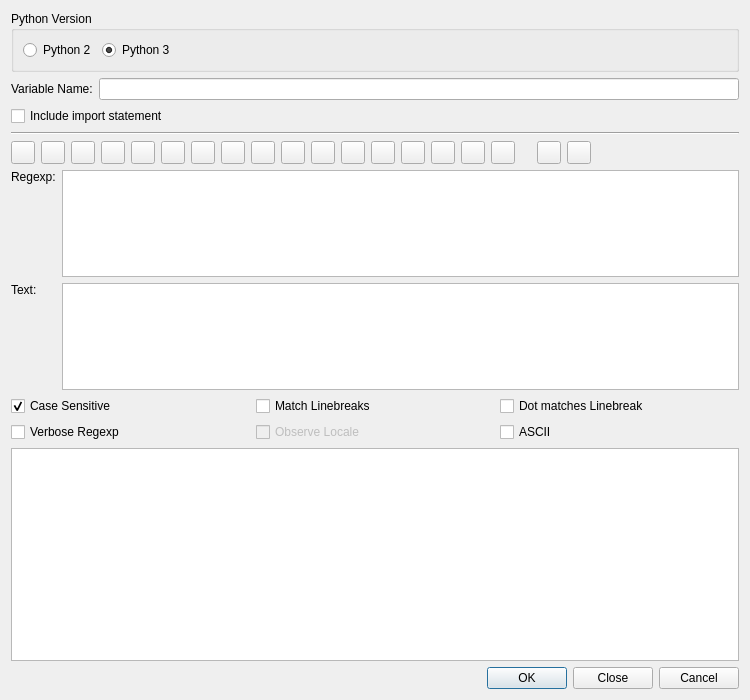
<?xml version="1.0" encoding="UTF-8"?>
<ui version="4.0">
 <class>PyRegExpWizardDialog</class>
 <widget class="QWidget" name="PyRegExpWizardDialog">
  <property name="geometry">
   <rect>
    <x>0</x>
    <y>0</y>
    <width>750</width>
    <height>700</height>
   </rect>
  </property>
  <property name="windowTitle">
   <string>Python re Wizard</string>
  </property>
  <property name="sizeGripEnabled" stdset="0">
   <bool>true</bool>
  </property>
  <layout class="QVBoxLayout" name="verticalLayout">
   <item>
    <widget class="QGroupBox" name="versionGroup">
     <property name="title">
      <string>Python Version</string>
     </property>
     <layout class="QHBoxLayout" name="horizontalLayout">
      <item>
       <widget class="QRadioButton" name="py2Button">
        <property name="statusTip">
         <string/>
        </property>
        <property name="text">
         <string>Python 2</string>
        </property>
        <property name="checked">
         <bool>false</bool>
        </property>
       </widget>
      </item>
      <item>
       <widget class="QRadioButton" name="py3Button">
        <property name="text">
         <string>Python 3</string>
        </property>
        <property name="checked">
         <bool>true</bool>
        </property>
       </widget>
      </item>
      <item>
       <spacer name="horizontalSpacer">
        <property name="orientation">
         <enum>Qt::Horizontal</enum>
        </property>
        <property name="sizeHint" stdset="0">
         <size>
          <width>535</width>
          <height>20</height>
         </size>
        </property>
       </spacer>
      </item>
     </layout>
    </widget>
   </item>
   <item>
    <layout class="QHBoxLayout">
     <item>
      <widget class="QLabel" name="variableLabel">
       <property name="text">
        <string>Variable Name:</string>
       </property>
      </widget>
     </item>
     <item>
      <widget class="QLineEdit" name="variableLineEdit"/>
     </item>
    </layout>
   </item>
   <item>
    <widget class="QCheckBox" name="importCheckBox">
     <property name="text">
      <string>Include import statement</string>
     </property>
    </widget>
   </item>
   <item>
    <widget class="Line" name="variableLine">
     <property name="frameShape">
      <enum>QFrame::HLine</enum>
     </property>
     <property name="frameShadow">
      <enum>QFrame::Sunken</enum>
     </property>
     <property name="orientation">
      <enum>Qt::Horizontal</enum>
     </property>
    </widget>
   </item>
   <item>
    <layout class="QHBoxLayout">
     <item>
      <widget class="QToolButton" name="commentButton">
       <property name="toolTip">
        <string>&lt;b&gt;Comment: (?#)&lt;/b&gt;
&lt;p&gt;Insert some comment inside your regexp.&lt;/p&gt;</string>
       </property>
       <property name="whatsThis">
        <string>&lt;b&gt;Comment: (?#)&lt;/b&gt;
&lt;p&gt;Insert some comment inside your regexp.The regex engine ignores everything after the (?# until the first closing round bracket. 
The following example could clarify the regexp which match a valid date: &lt;/p&gt;
&lt;p&gt;(?#year)(19|20)\d\d[- /.](?#month)(0[1-9]|1[012])[- /.](?#day)(0[1-9]|[12][0-9]|3[01])&lt;/p&gt;</string>
       </property>
      </widget>
     </item>
     <item>
      <widget class="QToolButton" name="charButton">
       <property name="toolTip">
        <string>&lt;b&gt;Single character of a range (e.g. [abcd])&lt;/b&gt;&lt;p&gt;Select a single character of a range via a specific dialog.&lt;/p&gt;</string>
       </property>
       <property name="whatsThis">
        <string>&lt;b&gt;Single character of a range (e.g. [abcd])&lt;/b&gt;&lt;p&gt;Select a single character of a range via a specific dialog. This dialog will help to edit the range of characters and add some specific conditions.&lt;/p&gt;s</string>
       </property>
      </widget>
     </item>
     <item>
      <widget class="QToolButton" name="anycharButton">
       <property name="toolTip">
        <string>&lt;b&gt;Any character: '.'&lt;/b&gt;
&lt;p&gt;Select to insert a dot (.) in your regexp.&lt;/p&gt;</string>
       </property>
       <property name="whatsThis">
        <string>&lt;b&gt;Any character: '.'&lt;/b&gt;
&lt;p&gt;Select to insert a dot (.) in your regexp. The dot matches a single character, except line break characters (by default). 
E.g. 'gr.y' matches 'gray', 'grey', 'gr%y', etc. Use the dot sparingly. Often, a character class or negated
character class is faster and more precise.&lt;/p&gt;</string>
       </property>
      </widget>
     </item>
     <item>
      <widget class="QToolButton" name="repeatButton">
       <property name="toolTip">
        <string>&lt;b&gt;Repeat contents&lt;/b&gt;
&lt;p&gt;Select a repetition condition via a specific dialog. This dialog will help to specify the allowed range for repetitions.&lt;/p&gt;</string>
       </property>
       <property name="whatsThis">
        <string>&lt;b&gt;Repeat contents&lt;/b&gt;
&lt;p&gt;Select a repetition condition via a specific dialog. This dialog will help to specify the allowed range for repetitions.&lt;/p&gt;</string>
       </property>
      </widget>
     </item>
     <item>
      <widget class="QToolButton" name="nonGroupButton">
       <property name="toolTip">
        <string>&lt;b&gt;Non capturing parentheses: (?:)&lt;/b&gt;
&lt;p&gt;Select to insert some non capturing brackets.&lt;/p&gt;</string>
       </property>
       <property name="whatsThis">
        <string>&lt;b&gt;Non capturing parentheses: (?:)&lt;/b&gt;
&lt;p&gt;Select to insert some non capturing brackets. It can be used to apply a regexp quantifier (eg. '?' or '+') to the entire
group of characters inside the brakets. E.g. the regex 'Set(?:Value)?' matches 'Set' or 'SetValue'. The '?:' inside the brakets
means that the content of the match (called the backreference) is not stored for further use.&lt;/p&gt;</string>
       </property>
      </widget>
     </item>
     <item>
      <widget class="QToolButton" name="groupButton">
       <property name="toolTip">
        <string>&lt;b&gt;Group: ()&lt;/b&gt;
&lt;p&gt;Select to insert some capturing brackets.&lt;/p&gt;</string>
       </property>
       <property name="whatsThis">
        <string>&lt;b&gt;Group: ()&lt;/b&gt;
&lt;p&gt;Select to insert some capturing brackets. They can be used to apply a regexp quantifier (e.g. '?' or '+') to the entire group of 
characters inside the brakets. E.g. the regex 'Set(Value)?' matches 'Set' or 'SetValue'. Contrary to non-capturing parentheses, 
the backreference matched inside the brakets is stored for further use (i.e. 'Value' in the second example above). 
One can access the backereference with the '\1' expression. &lt;/p&gt;
&lt;p&gt;E.g. '([a-c])x\1x\1' will match 'axaxa', 'bxbxb' and 'cxcxc'.&lt;/p&gt;</string>
       </property>
      </widget>
     </item>
     <item>
      <widget class="QToolButton" name="namedGroupButton">
       <property name="toolTip">
        <string>&lt;b&gt;Named group: (?P&amp;lt;&lt;i&gt;groupname&lt;/i&gt;&amp;gt;)&lt;/b&gt;
&lt;p&gt;Select to insert some named group brackets.&lt;/p&gt;</string>
       </property>
       <property name="whatsThis">
        <string>&lt;b&gt;Named group: (?P&amp;lt;&lt;i&gt;groupname&lt;/i&gt;&amp;gt;)&lt;/b&gt;
&lt;p&gt;Select to insert some named group brackets. Usage is similar to standard group parentheses as the matched 
backreference is also stored for further usage. The difference is that a name is given to the match. This is useful when 
the work to do on the match becomes a bit complicated. One can access the backreference via the group name (i.e (?P=&lt;i&gt;groupname&lt;/i&gt;)).
E.g. (?P&lt;foo&gt;[abc])x(?P=foo)x(?P=foo)x matches 'axaxax','bxbxbx' or 'cxcxcx' ('foo' is the group name)&lt;/p&gt;</string>
       </property>
      </widget>
     </item>
     <item>
      <widget class="QToolButton" name="namedReferenceButton">
       <property name="toolTip">
        <string>&lt;b&gt;Reference named group: (?P=&lt;i&gt;groupname&lt;/i&gt;)&lt;/b&gt;
&lt;p&gt;Select to insert a reference to named group previously declared.&lt;/p&gt;</string>
       </property>
       <property name="whatsThis">
        <string>&lt;b&gt;Reference named group: (?P=&lt;i&gt;groupname&lt;/i&gt;)&lt;/b&gt;
&lt;p&gt;Select to insert a reference to named group previously declared. Each reference group refers to the match
 found by the corresponding named group. In the following example, (?P=foo) may refer to the charaters 'a','b' or 'c'.&lt;/p&gt;
&lt;p&gt;E.g. (?P&lt;foo&gt;[abc])x(?P=foo)x(?P=foo)x matches 'axaxax','bxbxbx' or 'cxcxcx'.&lt;/p&gt;</string>
       </property>
      </widget>
     </item>
     <item>
      <widget class="QToolButton" name="altnButton">
       <property name="toolTip">
        <string>&lt;b&gt;Alternatives: '|'&lt;/b&gt;
&lt;p&gt;Select to insert the alternation symbol '|'. &lt;/p&gt;</string>
       </property>
       <property name="whatsThis">
        <string>&lt;b&gt;Alternatives: '|'&lt;/b&gt;
&lt;p&gt;Select to insert the alternation symbol '|'. The alternation is used to match a single regular expression out of 
several possible regular expressions. E.g. 'cat|dog|mouse|fish' matches words containing the word 'cat', 'dog','mouse' or 'fish'.
Be aware that in the above example, the alternatives refer to whole or part of words. If you want to match exactly the
 words 'cat', 'dog', ... you should express the fact that you only want to match complete words: '\b(cat|dog|mouse|fish)\b'&lt;/p&gt;</string>
       </property>
      </widget>
     </item>
     <item>
      <widget class="QToolButton" name="beglineButton">
       <property name="toolTip">
        <string>&lt;b&gt;Begin of line: '^'&lt;/b&gt;
&lt;p&gt;Select to insert the start line character (^).&lt;/p&gt;</string>
       </property>
       <property name="whatsThis">
        <string>&lt;b&gt;Begin of line: '^'&lt;/b&gt;
&lt;p&gt;Select to insert the start line character (^). It is used to find some expressions at the begining of lines.
E.g. '^[A-Z]' match lines starting with a capitalized character. &lt;/p&gt;</string>
       </property>
      </widget>
     </item>
     <item>
      <widget class="QToolButton" name="endlineButton">
       <property name="toolTip">
        <string>&lt;b&gt;End of line: '$'&lt;/b&gt;
&lt;p&gt;Select to insert the end of line character ($).&lt;/p&gt;</string>
       </property>
       <property name="whatsThis">
        <string>&lt;b&gt;End of line: '$'&lt;/b&gt;
&lt;p&gt;Select to insert the end of line character ($). It is used to find some expressions at the end of lines.&lt;/p&gt;</string>
       </property>
      </widget>
     </item>
     <item>
      <widget class="QToolButton" name="wordboundButton">
       <property name="toolTip">
        <string>&lt;b&gt;Word boundary&lt;/b&gt;
&lt;p&gt;Select to insert the word boudary character (\b).&lt;/p&gt;</string>
       </property>
       <property name="whatsThis">
        <string>&lt;b&gt;Word boundary&lt;/b&gt;
&lt;p&gt;Select to insert the word boudary character (\b). This character is used to express the fact that word 
must begin or end at this position. E.g. '\bcat\b' matches exactly the word 'cat' while 'concatenation' is ignored.&lt;/p&gt;</string>
       </property>
      </widget>
     </item>
     <item>
      <widget class="QToolButton" name="nonwordboundButton">
       <property name="toolTip">
        <string>&lt;b&gt;Non word boundary&lt;/b&gt;
&lt;p&gt;Select to insert the word boudary character (\B). \B is the negated version of \b.&lt;/p&gt;</string>
       </property>
       <property name="whatsThis">
        <string>&lt;b&gt;Non word boundary&lt;/b&gt;
&lt;p&gt;Select to insert the word boudary character (\B). \B is the negated version of \b. \B matches at every position where \b 
does not. Effectively, \B matches at any position between two word characters as well as at any position between two non-word characters.&lt;/p&gt;</string>
       </property>
      </widget>
     </item>
     <item>
      <widget class="QToolButton" name="poslookaheadButton">
       <property name="toolTip">
        <string>&lt;b&gt;Positive lookahead: (?=&lt;i&gt;regexpr&lt;/i&gt;)&lt;/b&gt;
&lt;p&gt;Select to insert the positive lookhead brackets.&lt;/p&gt;</string>
       </property>
       <property name="whatsThis">
        <string>&lt;b&gt;Positive lookahead: (?=&lt;i&gt;regexpr&lt;/i&gt;)&lt;/b&gt;
&lt;p&gt;Select to insert the positive lookhead brackets. Basically, positive lookhead is used to match a character only if followed by another one.
Writting 'q(?=u)' means that you want to match the 'q' character only if it is followed by 'u'. In this statement 'u' is a trivial 
regexp which may be replaced by a more complex expression; q(?=[abc])' will match a 'q' if followed by either 'a', 'b' or 'c'.&lt;/p&gt;</string>
       </property>
      </widget>
     </item>
     <item>
      <widget class="QToolButton" name="neglookaheadButton">
       <property name="toolTip">
        <string>&lt;b&gt;Negative lookahead: (?!&lt;i&gt;regexpr&lt;/i&gt;)&lt;/b&gt;
&lt;p&gt;Select to insert the negative lookhead brackets.&lt;/p&gt;</string>
       </property>
       <property name="whatsThis">
        <string>&lt;b&gt;Negative lookahead: (?!&lt;i&gt;regexpr&lt;/i&gt;)&lt;/b&gt;
&lt;p&gt;Select to insert the negative lookhead brackets. Basically, negative lookhead is used to match a character only if it is not
followed by a another one. Writting 'q(?!u)' means that you want to match 'q' only if it is not followed by 'u'. In this statement, 'u' is a
trivial regexp which may be replaced by a more complex expression; 'q(?![abc])' will match a 'q' if it is followed by anything else than 'a', 'b' or 'c'.&lt;/p&gt;</string>
       </property>
      </widget>
     </item>
     <item>
      <widget class="QToolButton" name="poslookbehindButton">
       <property name="toolTip">
        <string>&lt;b&gt;Positive lookbehind: (?&amp;lt;=&lt;i&gt;regexpr&lt;/i&gt;)&lt;/b&gt;
&lt;p&gt;Select to insert the positive lookbehind brackets.&lt;/p&gt;</string>
       </property>
       <property name="whatsThis">
        <string>&lt;b&gt;Positive lookbehind: (?&amp;lt;=&lt;i&gt;regexpr&lt;/i&gt;)&lt;/b&gt;
&lt;p&gt;Select to insert the positive lookbehind brackets. Lookbehind has the same effect as lookahead, but works backwards. 
It is used to match a character only if preceded by another one. Writting '(?&amp;lt;=u)q' means that you want to match the 'q' character 
only if it is preceded by 'u'. As with lookhead, 'u' may be replaced by a more complex expression; '(?&amp;lt;=[abc])q' will match a 'q' if preceded by either 'a', 'b' or 'c'.&lt;/p&gt;</string>
       </property>
      </widget>
     </item>
     <item>
      <widget class="QToolButton" name="neglookbehindButton">
       <property name="toolTip">
        <string>&lt;b&gt;Negative lookbehind (?&amp;lt;!&lt;i&gt;regexpr&lt;/i&gt;)&lt;/b&gt;
&lt;p&gt;Select to insert the negative lookbehind brackets.&lt;/p&gt;</string>
       </property>
       <property name="whatsThis">
        <string>&lt;b&gt;Negative lookbehind (?&amp;lt;!&lt;i&gt;regexpr&lt;/i&gt;)&lt;/b&gt;
&lt;p&gt;Select to insert the negative lookbehind brackets. Lookbehind has the same effect as lookahead, 
but works backwards. It is used to match a character only if not preceded by another one. Writting '(?&amp;lt;!u)q' means that you want to match the 'q' 
character only if it is not preceded by 'u'. As other lookaround, 'u' may be replaced by a more complex 
expression; '(?&amp;lt;![abc])q' will match a 'q' only if not preceded by either 'a', 'b' nor 'c'.&lt;/p&gt;</string>
       </property>
      </widget>
     </item>
     <item>
      <spacer>
       <property name="orientation">
        <enum>Qt::Horizontal</enum>
       </property>
       <property name="sizeType">
        <enum>QSizePolicy::Fixed</enum>
       </property>
       <property name="sizeHint" stdset="0">
        <size>
         <width>16</width>
         <height>20</height>
        </size>
       </property>
      </spacer>
     </item>
     <item>
      <widget class="QToolButton" name="undoButton">
       <property name="toolTip">
        <string>&lt;b&gt;Undo last edit&lt;/b&gt;</string>
       </property>
      </widget>
     </item>
     <item>
      <widget class="QToolButton" name="redoButton">
       <property name="toolTip">
        <string>&lt;b&gt;Redo last edit&lt;/b&gt;</string>
       </property>
      </widget>
     </item>
     <item>
      <spacer>
       <property name="orientation">
        <enum>Qt::Horizontal</enum>
       </property>
       <property name="sizeType">
        <enum>QSizePolicy::Expanding</enum>
       </property>
       <property name="sizeHint" stdset="0">
        <size>
         <width>20</width>
         <height>20</height>
        </size>
       </property>
      </spacer>
     </item>
    </layout>
   </item>
   <item>
    <layout class="QGridLayout">
     <item row="0" column="0">
      <widget class="QLabel" name="textLabel1">
       <property name="text">
        <string>Regexp:</string>
       </property>
       <property name="alignment">
        <set>Qt::AlignTop</set>
       </property>
      </widget>
     </item>
     <item row="0" column="1">
      <widget class="QTextEdit" name="regexpTextEdit">
       <property name="sizePolicy">
        <sizepolicy hsizetype="Expanding" vsizetype="Expanding">
         <horstretch>0</horstretch>
         <verstretch>1</verstretch>
        </sizepolicy>
       </property>
       <property name="acceptRichText">
        <bool>false</bool>
       </property>
      </widget>
     </item>
     <item row="3" column="0" colspan="2">
      <widget class="QTableWidget" name="resultTable">
       <property name="sizePolicy">
        <sizepolicy hsizetype="Expanding" vsizetype="Expanding">
         <horstretch>0</horstretch>
         <verstretch>2</verstretch>
        </sizepolicy>
       </property>
       <property name="editTriggers">
        <set>QAbstractItemView::NoEditTriggers</set>
       </property>
      </widget>
     </item>
     <item row="2" column="0" colspan="2">
      <layout class="QGridLayout">
       <item row="0" column="1">
        <widget class="QCheckBox" name="multilineCheckBox">
         <property name="toolTip">
          <string>&quot;^&quot; matches beginning of line, &quot;$&quot; matches end of line</string>
         </property>
         <property name="text">
          <string>Match Linebreaks</string>
         </property>
        </widget>
       </item>
       <item row="1" column="2">
        <widget class="QCheckBox" name="unicodeCheckBox">
         <property name="text">
          <string>ASCII</string>
         </property>
        </widget>
       </item>
       <item row="1" column="0">
        <widget class="QCheckBox" name="verboseCheckBox">
         <property name="text">
          <string>Verbose Regexp</string>
         </property>
        </widget>
       </item>
       <item row="0" column="0">
        <widget class="QCheckBox" name="caseSensitiveCheckBox">
         <property name="text">
          <string>Case Sensitive</string>
         </property>
         <property name="checked">
          <bool>true</bool>
         </property>
        </widget>
       </item>
       <item row="1" column="1">
        <widget class="QCheckBox" name="localeCheckBox">
         <property name="enabled">
          <bool>false</bool>
         </property>
         <property name="text">
          <string>Observe Locale</string>
         </property>
        </widget>
       </item>
       <item row="0" column="2">
        <widget class="QCheckBox" name="dotallCheckBox">
         <property name="toolTip">
          <string>&quot;.&quot; matches linebreaks as well</string>
         </property>
         <property name="text">
          <string>Dot matches Linebreak</string>
         </property>
        </widget>
       </item>
      </layout>
     </item>
     <item row="1" column="0">
      <widget class="QLabel" name="textLabel2">
       <property name="text">
        <string>Text:</string>
       </property>
       <property name="alignment">
        <set>Qt::AlignTop</set>
       </property>
      </widget>
     </item>
     <item row="1" column="1">
      <widget class="QTextEdit" name="textTextEdit">
       <property name="sizePolicy">
        <sizepolicy hsizetype="Expanding" vsizetype="Expanding">
         <horstretch>0</horstretch>
         <verstretch>1</verstretch>
        </sizepolicy>
       </property>
       <property name="acceptRichText">
        <bool>false</bool>
       </property>
      </widget>
     </item>
    </layout>
   </item>
   <item>
    <widget class="QDialogButtonBox" name="buttonBox">
     <property name="orientation">
      <enum>Qt::Horizontal</enum>
     </property>
     <property name="standardButtons">
      <set>QDialogButtonBox::Cancel|QDialogButtonBox::Close|QDialogButtonBox::Ok</set>
     </property>
    </widget>
   </item>
  </layout>
 </widget>
 <pixmapfunction>qPixmapFromMimeSource</pixmapfunction>
 <tabstops>
  <tabstop>py2Button</tabstop>
  <tabstop>py3Button</tabstop>
  <tabstop>variableLineEdit</tabstop>
  <tabstop>importCheckBox</tabstop>
  <tabstop>commentButton</tabstop>
  <tabstop>charButton</tabstop>
  <tabstop>anycharButton</tabstop>
  <tabstop>repeatButton</tabstop>
  <tabstop>nonGroupButton</tabstop>
  <tabstop>groupButton</tabstop>
  <tabstop>namedGroupButton</tabstop>
  <tabstop>namedReferenceButton</tabstop>
  <tabstop>altnButton</tabstop>
  <tabstop>beglineButton</tabstop>
  <tabstop>endlineButton</tabstop>
  <tabstop>wordboundButton</tabstop>
  <tabstop>nonwordboundButton</tabstop>
  <tabstop>poslookaheadButton</tabstop>
  <tabstop>neglookaheadButton</tabstop>
  <tabstop>poslookbehindButton</tabstop>
  <tabstop>neglookbehindButton</tabstop>
  <tabstop>undoButton</tabstop>
  <tabstop>redoButton</tabstop>
  <tabstop>regexpTextEdit</tabstop>
  <tabstop>textTextEdit</tabstop>
  <tabstop>caseSensitiveCheckBox</tabstop>
  <tabstop>verboseCheckBox</tabstop>
  <tabstop>multilineCheckBox</tabstop>
  <tabstop>localeCheckBox</tabstop>
  <tabstop>dotallCheckBox</tabstop>
  <tabstop>unicodeCheckBox</tabstop>
  <tabstop>resultTable</tabstop>
  <tabstop>buttonBox</tabstop>
 </tabstops>
 <resources/>
 <connections/>
</ui>
